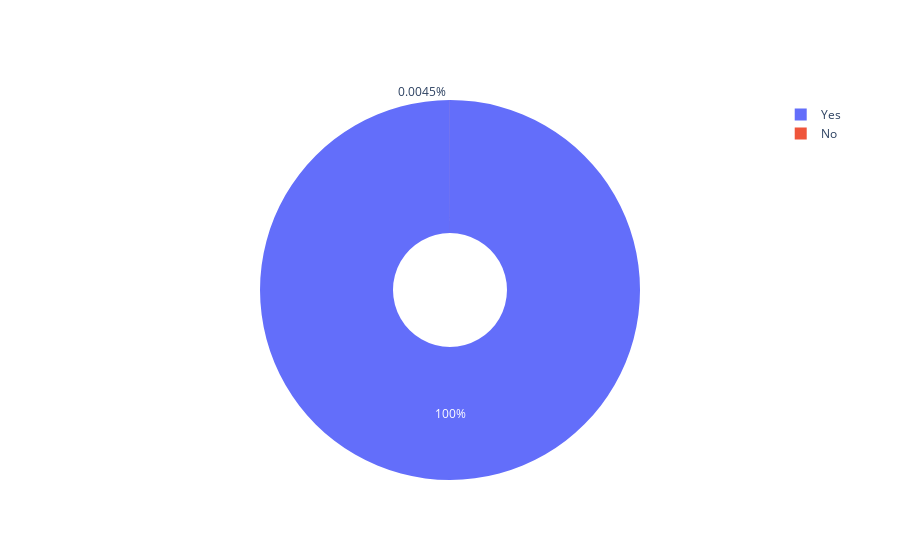

Notebook code cell kept with this figure:
### Code cell
val = dict(df['done?'].value_counts())
labels = list(val.keys())
values = list(val.values())
fig = go.Figure(data=[go.Pie(labels=labels, values=values, hole=.3)])

fig.show()

### Figure 1 — Plotly figure (JSON) as saved in the notebook; plotly's stock layout.template omitted (floating-point values rounded to 4 significant figures)
{"data": [{"hole": 0.3, "labels": ["Yes", "No"], "type": "pie", "values": [66663, 3]}], "layout": {}}
